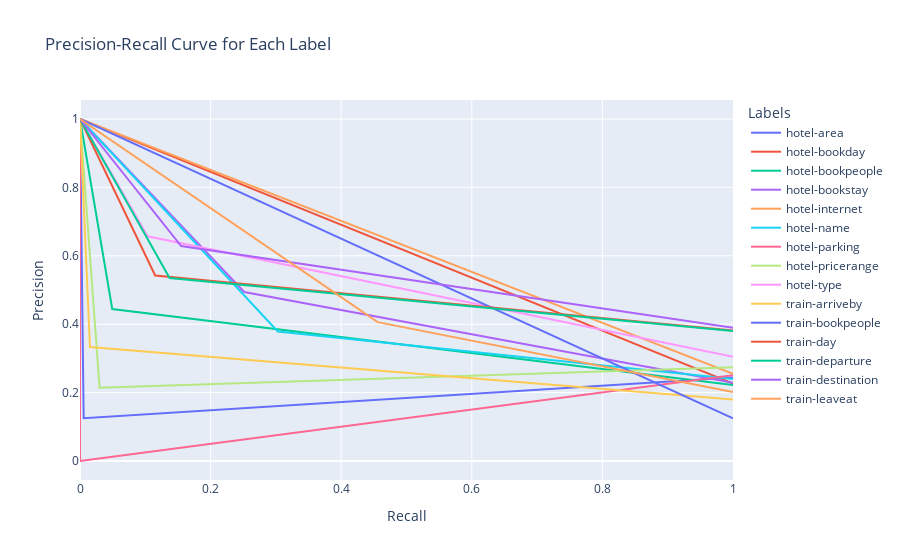

The cell this chart's notebook holds for it:
### Code cell
import plotly.graph_objects as go
from sklearn.metrics import precision_recall_curve  


fig = go.Figure()


precision = {}
recall = {}

for i, label in enumerate(mlb.classes_):
    # Calculate precision and recall for each class
    precision[label], recall[label], _ = precision_recall_curve(slot_types_test_bin[:, i], y_pred_test_bin[:, i])
    
    # Create a trace for the precision-recall curve
    fig.add_trace(go.Scatter(
        x=recall[label], 
        y=precision[label], 
        mode='lines', 
        name=label
    ))

# Add titles and labels
fig.update_layout(
    title='Precision-Recall Curve for Each Label',
    xaxis_title='Recall',
    yaxis_title='Precision',
    legend_title='Labels'
)

# Show the figure
fig.show()

### Figure 1 — Plotly figure (JSON) as saved in the notebook; plotly's stock layout.template omitted (floating-point values rounded to 4 significant figures)
{"data": [{"mode": "lines", "name": "hotel-area", "type": "scatter", "x": [1, 0.005618, 0], "y": [0.2442, 0.125, 1]}, {"mode": "lines", "name": "hotel-bookday", "type": "scatter", "x": [1, 0], "y": [0.2263, 1]}, {"mode": "lines", "name": "hotel-bookpeople", "type": "scatter", "x": [1, 0.04938, 0], "y": [0.2222, 0.4444, 1]}, {"mode": "lines", "name": "hotel-bookstay", "type": "scatter", "x": [1, 0.2515, 0], "y": [0.2291, 0.4941, 1]}, {"mode": "lines", "name": "hotel-internet", "type": "scatter", "x": [1, 0], "y": [0.2551, 1]}, {"mode": "lines", "name": "hotel-name", "type": "scatter", "x": [1, 0.3029, 0], "y": [0.2401, 0.3786, 1]}, {"mode": "lines", "name": "hotel-parking", "type": "scatter", "x": [1, 0, 0], "y": [0.251, 0, 1]}, {"mode": "lines", "name": "hotel-pricerange", "type": "scatter", "x": [1, 0.03, 0], "y": [0.2743, 0.2143, 1]}, {"mode": "lines", "name": "hotel-type", "type": "scatter", "x": [1, 0.1036, 0], "y": [0.3045, 0.6571, 1]}, {"mode": "lines", "name": "train-arriveby", "type": "scatter", "x": [1, 0.01527, 0], "y": [0.1797, 0.3333, 1]}, {"mode": "lines", "name": "train-bookpeople", "type": "scatter", "x": [1, 0], "y": [0.1248, 1]}, {"mode": "lines", "name": "train-day", "type": "scatter", "x": [1, 0.1151, 0], "y": [0.3813, 0.5424, 1]}, {"mode": "lines", "name": "train-departure", "type": "scatter", "x": [1, 0.1372, 0], "y": [0.38, 0.5352, 1]}, {"mode": "lines", "name": "train-destination", "type": "scatter", "x": [1, 0.1549, 0], "y": [0.3896, 0.6286, 1]}, {"mode": "lines", "name": "train-leaveat", "type": "scatter", "x": [1, 0.4558, 0], "y": [0.2016, 0.4061, 1]}], "layout": {"legend": {"title": {"text": "Labels"}}, "title": {"text": "Precision-Recall Curve for Each Label"}, "xaxis": {"title": {"text": "Recall"}}, "yaxis": {"title": {"text": "Precision"}}}}
